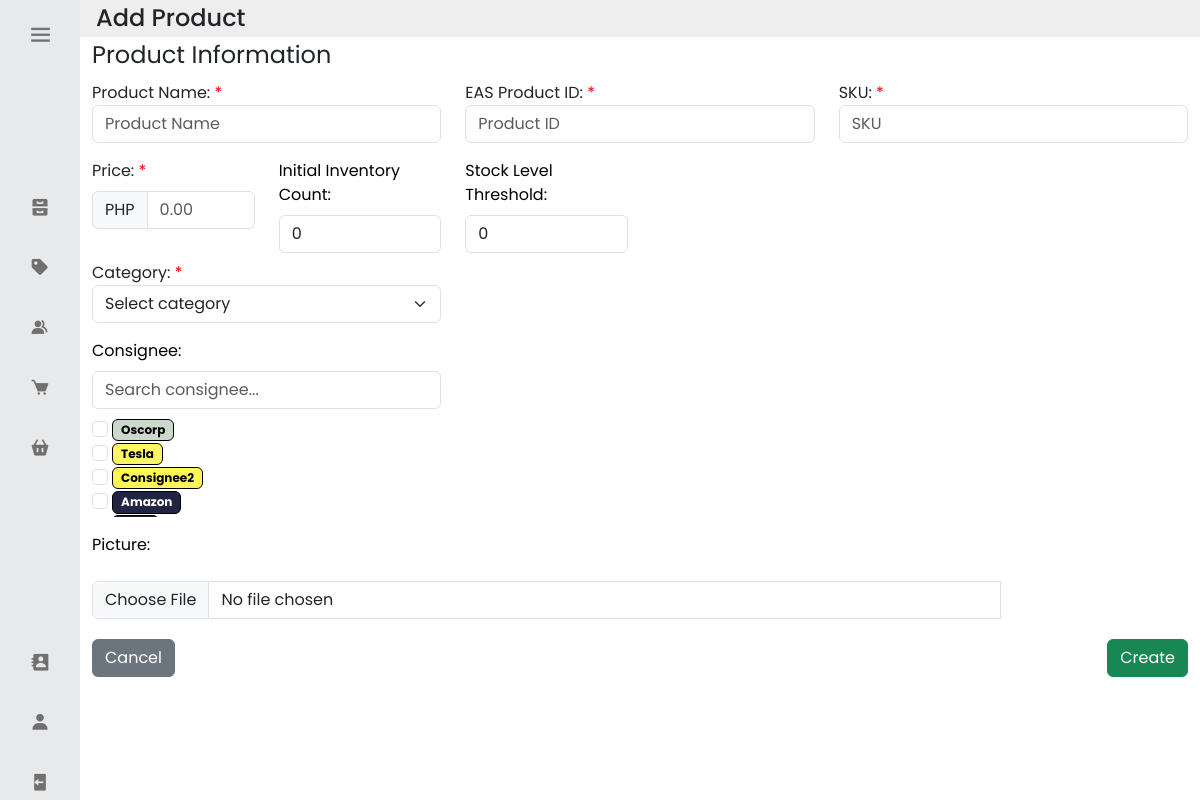
The page /add_product (signed in) on the database its author committed.
### inventoryapp/models.py (models this page shows, shortened)
class Consignee(models.Model):
    Consignee_ID = models.AutoField(primary_key=True)
    Consignee_Tag_ID = models.CharField(max_length=32, unique=True)
    Consignee_Name = models.CharField(max_length=32, unique=True)
    Address_Line_1 = models.CharField(max_length=128)
    Barangay = models.CharField(max_length=64)
    Municipality = models.CharField(max_length=64)
    Province = models.CharField(max_length=64)
    Zip_Code = models.CharField(max_length=4)
    Primary_Contact_Number = models.CharField(max_length=11)
    Customer_Type = models.CharField(max_length=16)
    Notes = models.TextField(null=True, blank=True, validators=[MaxLengthValidator(1024)])
    Consignment_Period_Start = models.DateField()
    Consignment_Period_End = models.DateField()
    Emergency_Contact_Number = models.CharField(max_length=11,null=True, blank=True)
    Email_Address = models.EmailField(max_length=128)
    Tag_Hex_Color_ID = models.CharField(max_length=7, unique=True)

### inventoryapp/views.py (the view)
# urls.py: path('add_product', views.add_product, name='add_product'),
@login_required
def add_product(request):
    categories = Category.objects.all()
    consignees = Consignee.objects.all()
    if request.method == 'POST':
        Product_Name = request.POST.get('product_name')
        Product_Price = request.POST.get('product_price')
        EAS_Product_ID = request.POST.get('eas_id')
        Product_SKU = request.POST.get('product_sku')
        Product_Initial_Count = request.POST.get('product_initial_count')
        Product_Picture = request.FILES.get('product_picture')
        Product_Stock_threshold = request.POST.get("product_stock_level_threshold")
        Product_Category = request.POST.get('product_category')
        Product_Consignees = request.POST.getlist('product_consignees')
        product_category = get_object_or_404(Category, pk=Product_Category)
        if Product_Initial_Count == None:
            Product_Initial_Count = 0
        if int(Product_Stock_threshold) == 0:
            print('no prod stock')
            Product_Stock_threshold = None
            if int(Product_Initial_Count) == 0:
                Stock_Status = 'No Stock'
            elif int(Product_Initial_Count) <= int(product_category.Category_Product_Low_Stock_Threshold):
                Stock_Status = 'Low Stock'
            else:
                Stock_Status = 'Regular Stock'
        else:
            if int(Product_Initial_Count) == 0:
                Stock_Status = 'No Stock'
            elif int(Product_Initial_Count) <= int(Product_Stock_threshold):
                Stock_Status = 'Low Stock'
            else:
                Stock_Status = 'Regular Stock'
        existing_product_name = Product.objects.filter(
            Name = Product_Name
        )
        existing_product_ID = Product.objects.filter(
            EAS_Product_ID = EAS_Product_ID
        )
        if existing_product_name:
            error_msg = 'Product Already Exists'
            return render(request, 'inventoryapp/add_product.html',  {'categories': categories, 'consignees': consignees, 'error_msg': error_msg})
        elif existing_product_ID:
            error_msg = 'Product ID Already Exists'
            return render(request, 'inventoryapp/add_product.html',  {'categories': categories, 'consignees': consignees, 'error_msg': error_msg})
        else:
            product = Product.objects.create(
                EAS_Product_ID = EAS_Product_ID,
                Name = Product_Name,
                Picture = Product_Picture,
                SKU = Product_SKU,
                Price = Product_Price,
                Actual_Inventory_Count = Product_Initial_Count,
                Reserved_Inventory_Count = 0,
                To_Be_Received_Inventory_Count = 0,
                Visibility = True,
                Product_Low_Stock_Threshold = Product_Stock_threshold,
                Product_Stock_Status = Stock_Status,
                Category = product_category
            )
            if Product_Consignees:
                product = Product.objects.get(EAS_Product_ID=EAS_Product_ID)
            for consignee_id in Product_Consignees:
                consignee = Consignee.objects.get(pk=consignee_id)
                Consignee_Product.objects.create(
                    Product_ID=product,
                    Consignee_ID=consignee
                )
            messages.success(request, "Product added successfully.")
            return redirect('current_inventory')
    else:
        return render(request, 'inventoryapp/add_product.html',  {'categories': categories, 'consignees': consignees})

### inventoryapp/models.py (called while the page is built)
    def __str__(self):
        return str(self.user)

### inventoryapp/templates/inventoryapp/add_product.html (shortened to what this page needs)
<link rel="stylesheet" href="https://cdnjs.cloudflare.com/ajax/libs/twitter-bootstrap/5.3.0/css/bootstrap.min.css">
<link rel="stylesheet" href="static/add_product.css">
{% extends 'inventoryapp/base.html' %}
{% load static %}
{% block content %}
<body>
    <div class="container-fluid">
        <div class="row p-1" style="background-color: #eee;">
            <div class="col-md-auto d-flex align-items-center">
                <h4 class="m-0 mr-3">Add Product</h4>
            </div>
        </div>
        <form id="createProductForm" method="POST" action="{% url 'add_product' %}" enctype="multipart/form-data">
            <legend>Product Information</legend>
            <div class="row">
                <div class="col-md-4">
                    <div class="mb-3">
                        <label class="required" for="id_Name" class="form-label custom-text">Product Name:</label>
                        <input type="text" name="product_name" class="form-control" maxlength="64" required id="id_Name" placeholder="Product Name">
                    </div>
                </div>
                <div class="col-md-4">
                    <div class="mb-3">
                        <label class="required" for="id_EAS_Product_ID" class="form-label custom-text">EAS Product ID:</label>
                        <input type="text" name="eas_id" class="form-control" maxlength="32" id="id_EAS_Product_ID" placeholder="Product ID" required>
                    </div>
                </div>
                <div class="col-md-4">
                    <div class="mb-3">
                        <label class="required" for="id_Sku" class="form-label custom-text">SKU:</label>
                        <input type="text" name="product_sku" class="form-control" maxlength="32" required id="id_Sku" placeholder="SKU">
                    </div>
                </div>
            </div>
            <div class="row">
                <div class="col-md-2">
                    <div class="mb-2">
                        <label style="margin-bottom: 8px;" class="required" for="id_Price" class="form-label custom-text">Price:</label>
                        <div class="input-group">
                            <span class="input-group-text">PHP</span>
                            <input type="tel" name="product_price" maxlength="8" class="form-control" required id="id_Price" placeholder="0.00" oninput="formatPriceInput(event)">
                        </div>
                    </div>
                </div>
                <div class="col-md-2">
                    <div class="mb-2">
                        <label for="id_Actual_Inventory_Count" class="form-label custom-text">Initial Inventory Count:</label>
                        <div class="input-group">
                            <input type="number" min="0" maxlength="5" name="product_initial_count" class="form-control" required id="id_Actual_Inventory_Count" onkeypress="return (event.charCode >= 48 && event.charCode <= 57 && this.value.length < 5)" value="0">
                        </div>
                    </div>
                </div>
                <div class="col-md-2">
                    <div class="mb-2">
                        <label for="id_Stock_Level_Threshold" class="form-label custom-text">Stock Level Threshold:</label>
                        <div class="input-group">
                            <input type="number" min="0" maxlength="5" name="product_stock_level_threshold" required class="form-control" id="id_Stock_Level_Threshold" onkeypress="return (event.charCode >= 48 && event.charCode <= 57 && this.value.length < 5)" value="0">
                        </div>
                    </div>
                </div>
            </div>
            <div class="mb-3">
                <div class="row">
                    <div class="col-md-4">
                        <label class="required" for="id_Category" class="form-label custom-text">Category:</label>
                        <select name="product_category" class="form-select" id="id_Category" required>
                            <option value="" disabled selected>Select category</option>
                        </select>
                    </div>
                </div>
            </div>
            <div class="mb-3">
                <div class="row">
                    <div class="col-md-4">
                        <label class="form-label custom-text">Consignee:</label>
                        <input type="text" id="consignee-search" class="form-control mb-2" placeholder="Search consignee..." style="margin-bottom: 10px;">
                        <div id="consignee-list" style="height: 100px; overflow-y: auto;">
                            {% for con in consignees %}
                            <div class="consignee-item" data-color="{{ con.Tag_Hex_Color_ID }}">
                                <input class="form-check-input" type="checkbox" name="product_consignees" value="{{ con.Consignee_ID }}" id="product_consignees">
                                <label class="form-check-label" for="consignee_product_consignees">
                                    <span class="badge" style="display: inline-block; background-color: {{ con.Tag_Hex_Color_ID }}" id="badge-tag">{{ con.Consignee_Name }}</span>
                                </label>
                            </div>
                            {% endfor %}
                        </div>
                    </div>
                </div>
            </div>
            <div class="mb-3">
                <div class="row">
                    <div class="col-md-10">
                        <label for="id_Picture" class="form-label custom-text">Picture:</label>
                        <div class="input-group">
                            <input type="file" name="product_picture" accept="image/*" id="id_Picture" class="form-control">
                        </div>
                    </div>
                </div>
            </div>
            <div class="row" style="margin-top: 20px;">
                <div class="col-md-6">
                    <a class="btn btn-secondary" id="cancelButton">Cancel</a>
                </div>
                <div class="col-md-6 text-end">
                    <button type="button" class="btn btn-success" onclick="handleSubmit()">Create</button>
                </div>
            </div>
        </form>
    </div>
</body>
{% endblock %}

### inventoryapp/static/add_product.css (style rules this page uses)
.custom-text { color: #000; }

### inventoryapp/static/base.css (style rules this page uses)
* { font-family: 'Poppins', sans-serif; margin: 0; padding: 0; box-sizing: border-box; }
:root { --body-color: #fff; --sidebar-color: #e8e9eb; --primary-color: #970101; --primary-color-light: #800080; --toggle-color: #ddd; --text-color: #707070; --tran-02: all 0.2s ease; --tran-03: all 0.3s ease; --tran-04: all 0.4s ease; --tran-05: all 0.5s ease; }

### inventoryapp/templates/inventoryapp/add_product.html (style rules this page uses)
.required:after { content:" *"; color: red; }

### rows shown on the page
Consignee: Consignee_Name "Oscorp"
Consignee: Consignee_Name "Tesla"
Consignee: Consignee_Name "Consignee2"
Consignee: Consignee_Name "Amazon"
